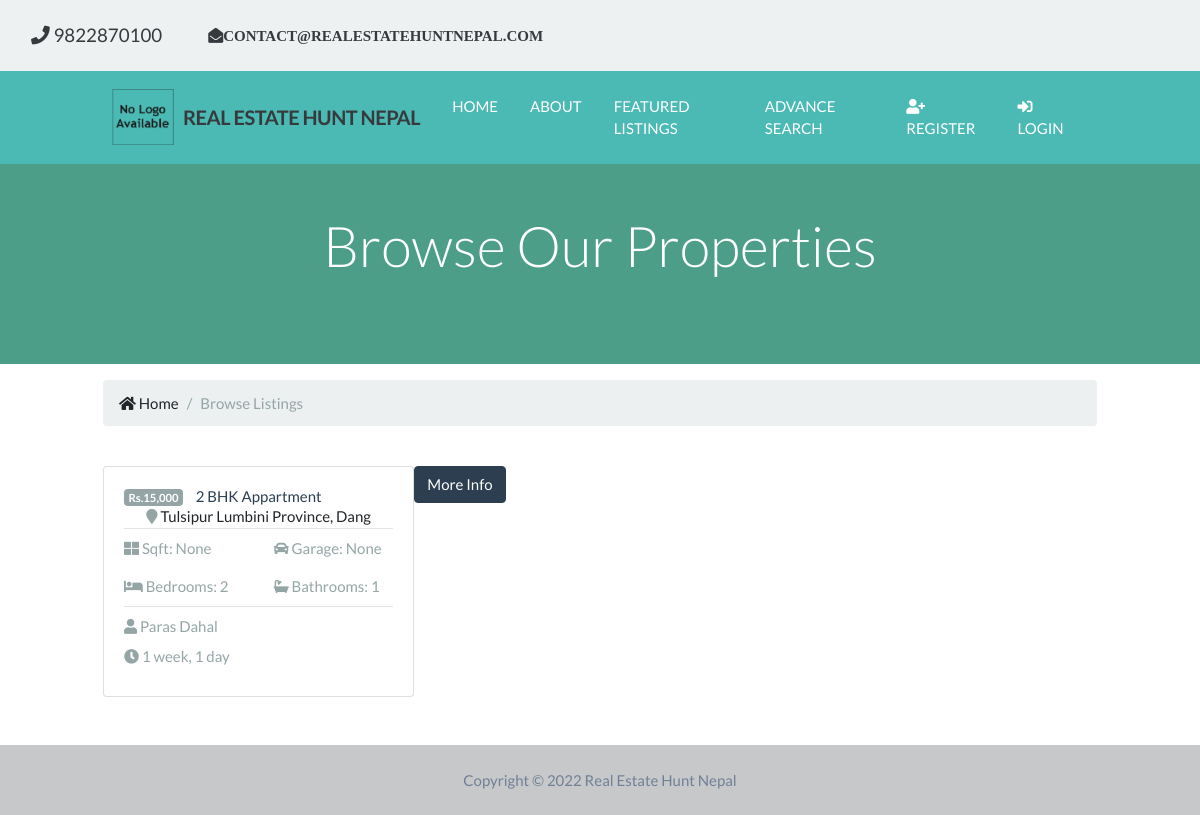
Before: /listing/ with the older database file.
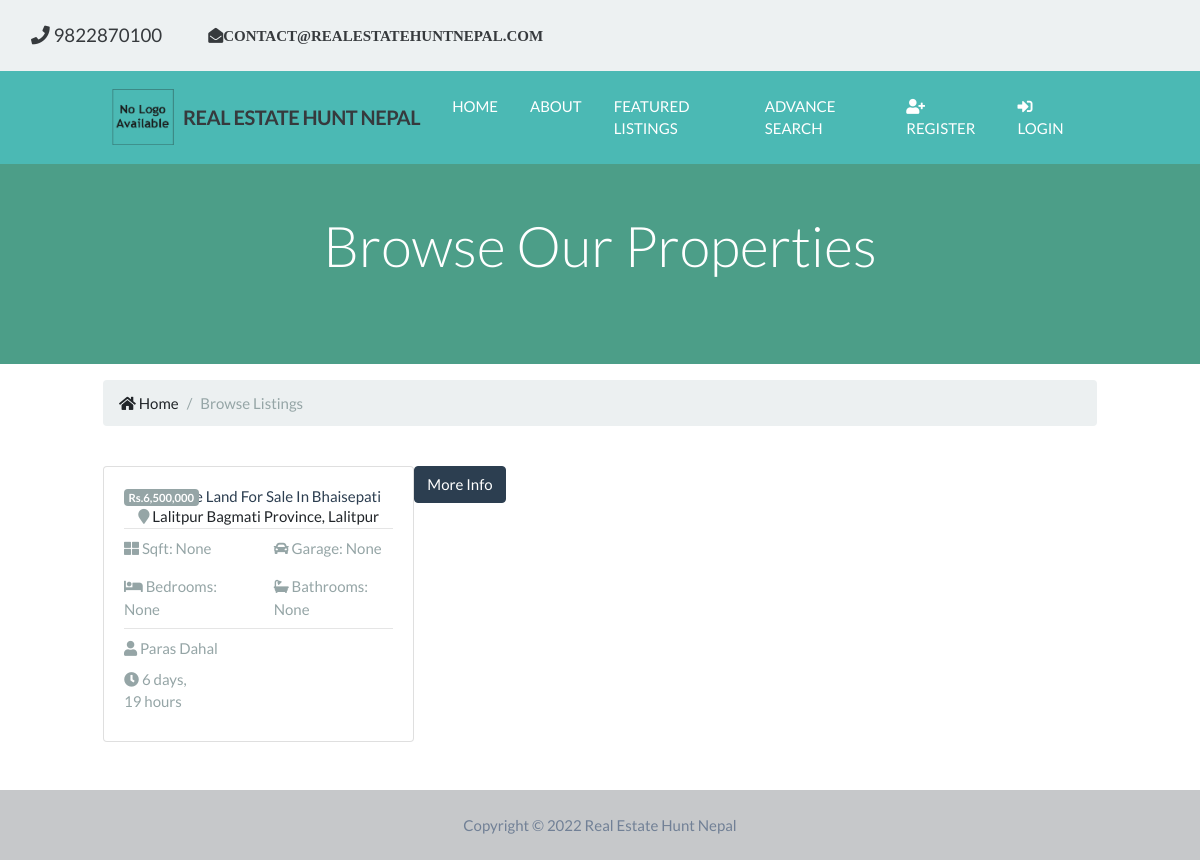
After: the same page with the newer database file.
### appartment_listing/models.py (models this page shows, shortened)
class Listings(models.Model):
    listing_id = models.AutoField(
        verbose_name='ID',
        primary_key=True,
    )
    realtor_id = models.ForeignKey(Realtors, on_delete=models.DO_NOTHING)
    listing_title = models.CharField(
        max_length=100,
        verbose_name='Title',
    )
    state = models.CharField(max_length=100, verbose_name='State')
    district = models.CharField(max_length=100, verbose_name='District')
    city = models.CharField(max_length=100, verbose_name='City')
    description = models.TextField(blank=True, verbose_name='Description')
    price = models.DecimalField(
        verbose_name='Price', max_digits=15, decimal_places=5)
    purchaseType = models.CharField(unique=True,
                                    default="Buy", max_length=8, verbose_name='PurchaseType')
    propertyType = models.CharField(unique=True,
                                    default="House", max_length=15, verbose_name='PropertyType')
    bedroom = models.IntegerField(
        verbose_name='Bedroom', default=None, blank=True, null=True)
    bathroom = models.IntegerField(
        verbose_name='Bathroom', default=None, blank=True, null=True)
    garage = models.IntegerField(
        verbose_name='Garage', default=None, blank=True, null=True)
    sqft = models.IntegerField(
        verbose_name='Sqft', default=None, blank=True, null=True)
    photo_main = models.ImageField(
        upload_to='photos/%Y/%m/%d/', verbose_name='Main Photo', default=None, blank=True, null=True)
    is_published = models.BooleanField(default=True, verbose_name='Published')
    list_date = models.DateTimeField(
        default=datetime.now, blank=True, verbose_name='List Date')
    class Meta():
        verbose_name = 'Listing'
        verbose_name_plural = 'Listings'

### realtor/models.py (models this page shows, shortened)
class Realtors(models.Model):
    realtor_id = models.BigAutoField(primary_key=True)
    first_name = models.CharField(
        max_length=200, verbose_name='First Name')
    last_name = models.CharField(
        max_length=200, verbose_name='Last Name')
    photo = models.ImageField(
        verbose_name='Realtor Photo', upload_to='realtor/%Y/%m/%d/')
    description = models.TextField(blank=True, verbose_name='Description')
    phone = models.CharField(max_length=50, verbose_name='Phone Number')
    email = models.EmailField(verbose_name='EMAIL')
    is_mvp = models.BooleanField(default=False, verbose_name='MVP')
    hire_date = models.DateTimeField(default=datetime.now, blank=True)
    created_at = models.DateTimeField(
        verbose_name='Created At', editable=False)
    updated_at = models.DateTimeField(
        verbose_name='Updated At', editable=False)
    class Meta:
        verbose_name = 'Realtor'
        verbose_name_plural = 'Realtors'
    def __str__(self):
        return self.first_name + ' ' + self.last_name

### appartment_listing/views.py (the view)
# urls.py: path('', views.index, name='index'),
def index(request):
    title = 'Real Estate Hunt Nepal | Listing'
    template = 'listing/index.html'
    listings = Listings.objects.all().order_by(
        '-list_date').filter(is_published=True)
    paginator = Paginator(listings, 6)
    page = request.GET.get('page')
    paged_listings = paginator.get_page(page)
    context = {'title': title,
               'listings': paged_listings,
               }
    return render(request, template, context)

### appartment_listing/templates/listing/index.html (shortened to what this page needs)
{% extends 'header/base.html' %}
{% load static %}
{% load humanize %}
{% block content %}
<section id="showcase-inner" class="py-5 text-white">
  <div class="container">
    <div class="row text-center">
      <div class="col-md-12">
        <h1 class="display-4">Browse Our Properties</h1>
      </div>
    </div>
  </div>
</section>
<section id="bc" class="mt-3">
  <div class="container">
    <nav aria-label="breadcrumb">
      <ol class="breadcrumb">
        <li class="breadcrumb-item">
          <a href="{% url 'main:main-index' %}">
            <i class="fas fa-home"></i> Home</a
          >
        </li>
        <li class="breadcrumb-item active">Browse Listings</li>
      </ol>
    </nav>
  </div>
</section>
<section id="listings" class="py-4">
  <div class="container">
    <div class="row">
      {% if listings %} {% for listing in listings %}
      <div class="col-md-6 col-lg-4 mb-4">
        <div class="card">
          <div class="card-img-overlay">
            <h2>
              <span class="badge badge-secondary text-white"
                >Rs.{{listing.price | floatformat:0 | intcomma}}</span
              >
            </h2>
          </div>
          <div class="card-body">
            <div class="listing-heading text-center">
              <h4 class="text-primary">{{listing.listing_title}}</h4>
              <p>
                <i class="fas fa-map-marker text-secondary"></i>
                {{listing.city}} {{listing.state}}, {{listing.district}}
              </p>
            </div>
            <hr />
            <div class="row py-2 text-secondary">
              <div class="col-6">
                <i class="fas fa-th-large"></i> Sqft: {{listing.sqft}}
              </div>
              <div class="col-6">
                <i class="fas fa-car"></i> Garage: {{listing.garage}}
              </div>
            </div>
            <div class="row py-2 text-secondary">
              <div class="col-6">
                <i class="fas fa-bed"></i> Bedrooms: {{listing.bedroom}}
              </div>
              <div class="col-6">
                <i class="fas fa-bath"></i> Bathrooms: {{listing.bathroom}}
              </div>
            </div>
            <hr />
            <div class="row py-2 text-secondary">
              <div class="col-12">
                <i class="fas fa-user"></i> {{listing.realtor_id}}
              </div>
            </div>
            <div class="row text-secondary pb-2">
              <div class="col-6">
                <i class="fas fa-clock"></i> {{ listing.list_date | timesince }}
              </div>
            </div>
          </div>
        </div>
      </div>
      <div class="row text-secondary">
        <a href="{% url 'listing:detail' listing.listing_id %}">
          <button type="button" class="btn btn-primary">More Info</button>
        </a>
      </div>
      {% endfor %} {% else %}
      <div class="col-md-12">
        <p>There are no listings</p>
      </div>
      {% endif %}
    </div>
  </div>
</section>
{% endblock %}

### templates/header/base.html (shortened to what this page needs)
{% load static %}
<!DOCTYPE html>
<html lang="en">
  <head>
    <link rel="stylesheet" href="{% static 'main/css/all.css' %}" />
    <link rel="stylesheet" href="{% static 'main/css/bootstrap.min.css' %}" />
    <link rel="stylesheet" href="{% static 'main/css/lightbox.min.css' %}" />
    <link rel="stylesheet" href="{% static 'main/css/style.css' %}" />
    <link
      href="https://unpkg.com/tailwindcss@^1.0/dist/tailwind.min.css"
      rel="stylesheet"
    />
  </head>
  <body>
    {% include 'partials/_topbar.html' %} {% include 'partials/_navbar.html' %}
    {% include 'partials/_messages.html' %} {% block content %} {% endblock %}
    {% include 'partials/_footer.html' %}
  </body>
</html>

### templates/partials/_topbar.html (shortened to what this page needs)
{% load static %}
<nav class="navbar navbar-expand-lg navbar-light bg-light">
  <a class="navbar-brand">
    <div class="col-md-4"><i class="fas fa-phone"></i> 9822870100</div>
  </a>
  <div class="col-md-4">
    <i class="fas fa-envelope-open">contact@realestatehuntnepal.com</i>
  </div>
</nav>

### templates/partials/_navbar.html (shortened to what this page needs)
{% load static %}
<nav class="navbar navbar-expand-lg navbar-dark bg-teal-500 sticky-top">
  <div class="container">
    <div class="flex items-center flex-shrink-0 mr-6 text-zinc-600">
      <img src="{% static 'main/img/logo.png' %}" class="logo" alt="" />
      <span class="font-semibold text-xl tracking-tight"
        >Real Estate Hunt Nepal
      </span>
    </div>
    <div class="collapse navbar-collapse" id="navbarNavAltMarkup">
      <ul class="navbar-nav">
        <li class="nav-item mr-3">
          <a class="nav-link" href="{% url 'main:main-index' %}">Home</a>
        </li>
        <li class="nav-item mr-3">
          <a class="nav-link" href="{% url 'main:main-about' %}">About</a>
        </li>
        <li class="nav-item mr-3">
          <a class="nav-link" href="{% url 'listing:index' %}">
            Featured Listings
          </a>
        </li>
        <li class="nav-item mr-3">
          <a class="nav-link" href="{% url 'listing:advanceSearch' %}">
            Advance Search
          </a>
        </li>
      </ul>
      <ul class="navbar-nav ml-auto">
        {% if user.is_active %}
        <li class="nav-item mr-3">
          <a href="{% url 'account:dashboard' %}" class="nav-link">
            Welcome {{ user.username }} (Dashboard)
          </a>
        </li>
        <li class="nav-item mr-3">
          <a href="{% url 'account:logout' %}" class="nav-link">
            <i class="fas fa-sign-out-alt"></i>
            Logout
          </a>
        </li>
        {% else %}
        <li class="nav-item mr-3">
          <a class="nav-link" href="{% url 'account:register' %}">
            <i class="fas fa-user-plus"></i> Register
          </a>
        </li>
        <li class="nav-item mr-3">
          <a class="nav-link" href="{% url 'account:login' %}">
            <i class="fas fa-sign-in-alt"></i>
            Login
          </a>
        </li>
        {% endif %}
      </ul>
    </div>
  </div>
</nav>

### templates/partials/_footer.html (shortened to what this page needs)
{% load static %}
<footer class="text-center lg:text-left bg-gray-100 text-gray-600">
    <div class="text-center p-4" style="background-color: rgba(0, 0, 0, 0.2);">
  Copyright &copy; 2022 Real Estate Hunt Nepal
</footer>

### main/static/main/css/all.css (style rules this page uses)
.fa, .fas, .far, .fal, .fab { -moz-osx-font-smoothing: grayscale; -webkit-font-smoothing: antialiased; display: inline-block; font-style: normal; font-variant: normal; text-rendering: auto; line-height: 1; }
.fa-bath:before { content: "\f2cd"; }
.fa-bed:before { content: "\f236"; }
.fa-car:before { content: "\f1b9"; }
.fa-clock:before { content: "\f017"; }
.fa-envelope-open:before { content: "\f2b6"; }
.fa-home:before { content: "\f015"; }
.fa-map-marker:before { content: "\f041"; }
.fa-phone:before { content: "\f095"; }
.fa-sign-in-alt:before { content: "\f2f6"; }
.fa-th-large:before { content: "\f009"; }
.fa-user:before { content: "\f007"; }
.fa-user-plus:before { content: "\f234"; }
.fa, .fas { font-family: "Font Awesome 5 Free"; font-weight: 900; }

### main/static/main/css/style.css (style rules this page uses)
img { width: 100%; }
.logo { width: 80px; }
.navbar { opacity: 0.9; text-transform: uppercase; }
#showcase-inner { background: url(../img/building.jpg) no-repeat top center fixed/cover; position: relative; overflow: hidden; min-height: 200px; }
#showcase-inner::before { content: ''; position: absolute; top: 0; left: 0; min-height: 100%; width: 100%; background: rgba(32, 134, 107, 0.8); }

Changed rows visible on the page:
removed Listings: price "15,000", listing_title "2 BHK Appartment", city "Tulsipur", state "Lumbini Province", district "Dang", sqft "None", garage "None", bedroom "2", bathroom "1", realtor_id "Paras Dahal", list_date "1 week, 1 day"
added Listings: price "6,500,000", listing_title "Attractive Land For Sale In Bhaisepati", city "Lalitpur", state "Bagmati Province", district "Lalitpur", sqft "None", garage "None", bedroom "None", bathroom "None", realtor_id "Paras Dahal", list_date "6 days, 19 hours"
